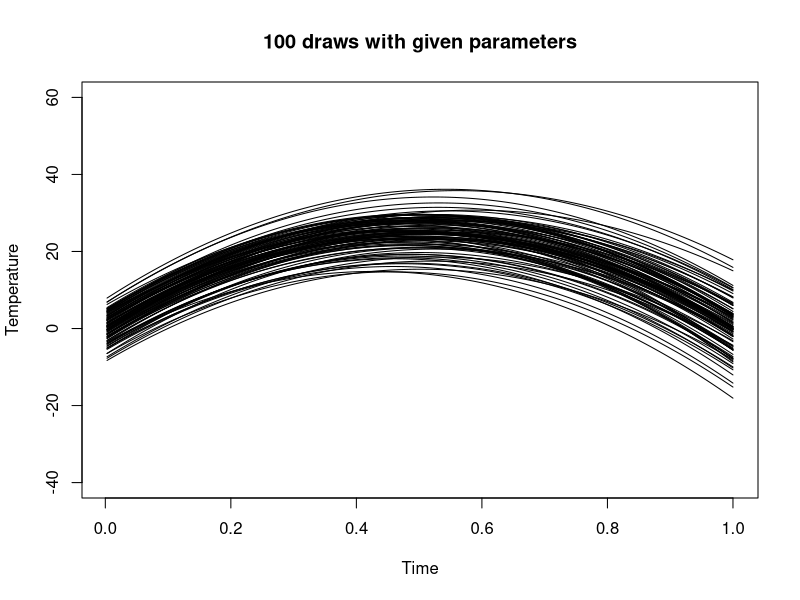
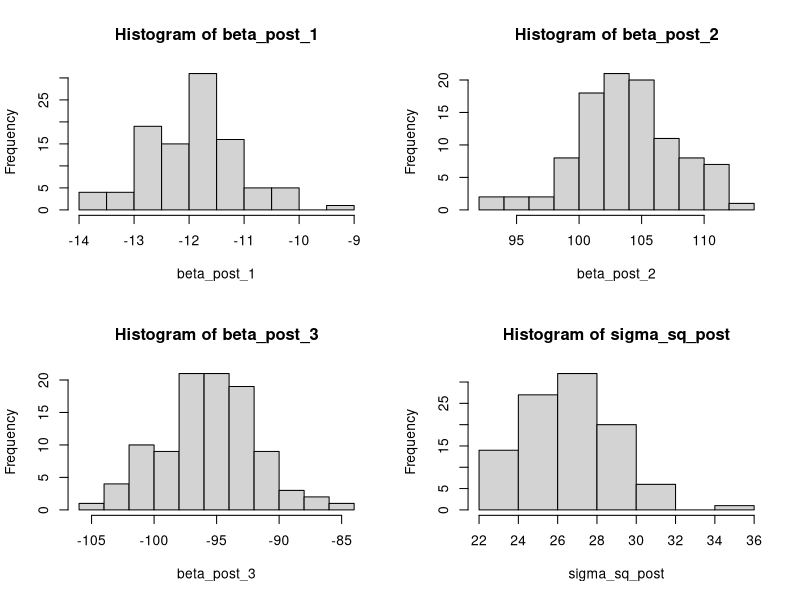
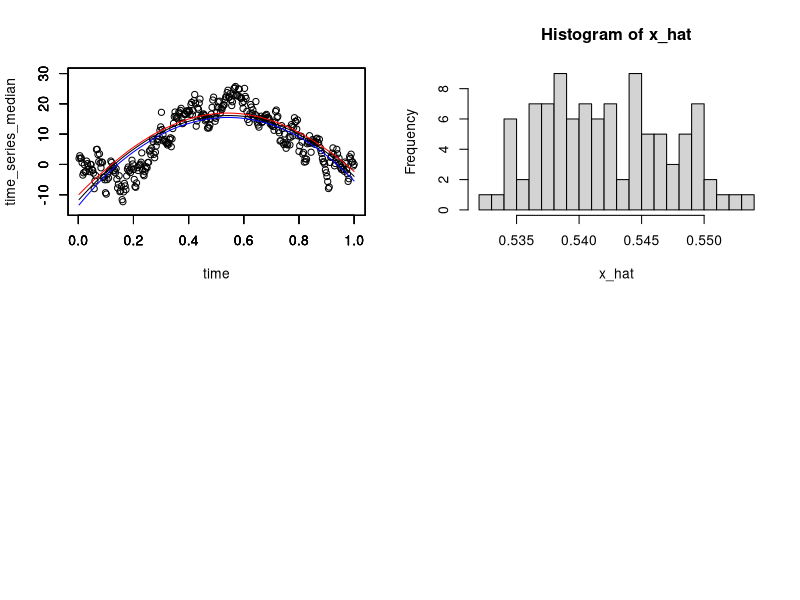

Write R code to recreate these figures, in order. (Note: this script raises an error after producing the figures.)
library(mvtnorm)

data <- read.csv("TempLinkoping.txt", sep = "")
time= data[,1]
temp= data[,2]
n <- 366

 #------------ 1a) -------------#
# Getting data from the file
# mu is the mu_0 for the beta values
# mu1 affects the height, mu2 shifts the temperature graph, mu3 affects the curvature
mu = c(0,100,-100)
# Larger omega creates small volatility
omega = 0.1
I =diag(3)
omega= I *omega
# nu sets the amount of influence of the prior
v= 6
sigma_2= 1

#Starta med givna värden - prior val 
#100 sample från inv chi 2 - sätter in i ovan uttryck - multiplicerar  över en normalfördelning. 
#Använder alla draws i parametrarna 
#Prioir väljs baseras på kunskap 

#100 sigma
nDraws=100

# Making draws from Inv-chi2
draws= rchisq(n = nDraws, df=v)
#Convert to Inv-chi2 dist.
sample_var = sigma_2
sigma_sq=(v)*sample_var/draws

# Making draw som normal dist. beta given sigma2
#loop for each sigma_sq

#get temp for each sample of beta
#all curves in same plot-- see which ranges of values 
#See if the temperatures looks reasonable!
#don't compare with data given 

plot(x=range(time), y=range(temp), type="n", xlab="Time", ylab ="Temperature", ylim=c(-40, 60), main="100 draws with given parameters")
for (sigma in sigma_sq) {
  beta = rmvnorm(n = 1, mean = mu, sigma*solve(omega)) 
  time_series = beta[,1]+beta[,2]*time+beta[,3]*time^2
  lines(time, time_series)
}


#------------ 1b) -------------#

# Calculating "weights",  mu_n and nu_n
X = cbind(1, time, time^2)
Y = temp

beta_hat = solve(t(X)%*%X)%*%t(X)%*%Y
mu_n = solve(t(X) %*% X+omega) %*% (t(X) %*% X %*% beta_hat+omega%*%mu)
omega_n = t(X) %*% X+omega
v_n = v + length(time)
sigma_2_n = (v*sigma_2 + (t(Y) %*% Y + t(mu) %*% omega %*% mu - t(mu_n) %*% omega_n %*% mu_n))/v_n

# Making draws from Inv-chi2
draws_post= rchisq(n = nDraws, df=v_n)
#Convert to Inv-chi2 dist.
sigma_sq_post=(v_n)*sigma_2_n/draws_post

#Calculating marginal distributions for beta and sigma2 and showing them in histograms
beta_post_1 = c()
beta_post_2 = c()
beta_post_3 = c()

for (sigma in sigma_sq_post) {
  beta_post = rmvnorm(n = 1, mean = mu_n, sigma*solve(omega_n)) 
  beta_post_1 = c(beta_post_1, beta_post[,1])
  beta_post_2 = c(beta_post_2, beta_post[,2])
  beta_post_3 = c(beta_post_3, beta_post[,3])
}
par(mfrow=c(2,2))
hist(beta_post_1)
hist(beta_post_2)
hist(beta_post_3)
hist(sigma_sq_post)

# Scatter plot of the temperature
time_series_median = c()
tails = matrix(0,2, length(time))

for (t in time) {
  time_series_post =c()
  for (i in 1:length(beta_post_1)) {
    series_day = beta_post_1[i] + beta_post_2[i]*t + beta_post_3[i]*t^2
    time_series_post = c(time_series_post, series_day)
  }
  tails[,(match((t), time))] = quantile(time_series_post, c(0.025, 0.975))
  time_series_median = c(time_series_median, median(time_series_post))
}
plot(x= time, y = time_series_median, ylim = c(-15, 30), type = 'l')
par(new = TRUE)
plot(x = time, y = temp, xlab = "", ylim = c(-15, 30), ylab = "")
par(new = TRUE)
plot(x = time, y = tails[1,], xlab = "", ylim = c(-15, 30), ylab = "", type = "l", col = "blue")
par(new = TRUE)
plot(x = time, y = tails[2,], xlab = "", ylim = c(-15, 30), ylab = "", type = "l", col = "red")

#--------------- 1c) -------------#
#Max value when derivative is zero. --> temp ' = 0 = -B1 /(2* B2)

x_hat = -1 * beta_post_2 / (2* beta_post_3) 
hist(x_hat, breaks=20)
x_hat

#--------------- 1d) --------------#
#Set ridge regression on prior, meaning mu0 = 0 and omega0 = large (lambda) in order to get more shrinkage and less variance.
# This is equivalent to a penalized likelihood and less overfit.


#--------------- 2a) --------------#
women <- read.table("WomenWork.dat", header=TRUE)
y = as.vector(women[,1])
X = as.matrix(women[,-1])
nPara=dim(X)[2]

LogPostLogistic <- function(beta,y,X,mu,sigma){
  nPara <- length(beta);
  datamatrix <- X%*%beta;
  
  #Ln of likelihood
  logLik <- sum( datamatrix*y -log(1 + exp(datamatrix)));
  if (abs(logLik) == Inf) logLik = -20000; # Likelihood is not finite, stear the optimizer away from here!
  
  #Ln of prior
  logPrior <- dmvnorm(beta, matrix(0,nPara,1), sigma, log=TRUE);
  return(logLik + logPrior)
}
#Starting values before optimization
startVal <- rep(0,nPara)
mu = rep(0,nPara)
sigma = 10^2* diag(nPara)
#This function returns optimal parameters and corresponding value of the function from these opti parameters
#fnscale = -1 means we have max-problem (and not min)
#Hessian = TRUE meaning we return the second derivate matrix:)
OptimResults<-optim(startVal,LogPostLogistic,gr=NULL,y,X,mu,sigma,method=c("BFGS"), 
                    control=list(fnscale=-1),hessian=TRUE)

opti_beta = OptimResults$par
opti_val = OptimResults$value
opti_hes = -solve(OptimResults$hessian)
k
# Calculating credible inverval for NSmallChild
nDraws = 1000
NSmallChild_beta_draws = rmvnorm(n = nDraws, mean = opti_beta, sigma = opti_hes)[,7]
NSmallChild_quantile = quantile(NSmallChild_beta_draws, c(0.025, 0.975)) # [-2.1 ; -0.61]

## Not sure if this is correct??
NSmallChild_q = qnorm(c(0.025, 0.975), mean = opti_beta[7], sd = opti_hes[7,7])

# Coefficient for NSmallChild is -1.36 which is in between the calculated inverval. Seems seasonable
glmModel <- glm(Work ~ 0 + ., data = women, family = binomial)

#--------------- 2b) --------------#
# Making the predictive function
predict_work = function(feature_values, Ndraws, beta, sigma){
  draws = rmvnorm(n= Ndraws, mean = beta, sigma = sigma)
  work = exp(feature_values %*% t(draws))/(1+exp(feature_values %*% t(draws)))
  return(work)
}
# Making predictive distribution for the sample women
women = c(1, 10, 8, 10, (10/10)^2, 40, 1, 1)
pred = predict_work(women, 1000, opti_beta, opti_hes)
hist(pred, xlab = "Probability to work", main = "Histogram of the probability distribution")

#--------------- 2c) --------------#
# Calculating distribution for posterior of 
binomial = 0
for (i in 1:10){
  pred = ifelse(predict_work(women, 1000, opti_beta, opti_hes)>0.5, 1, 0)
  binomial = binomial + pred
}
hist(binomial, xlim=c(0,10), main="Histogram for the number out of 10 women working") 

## Other method
pred = mean(pred)
bin  = rbinom(1000, 10, pred)
hist(bin, xlim=c(0,10), main="Correct way") 


